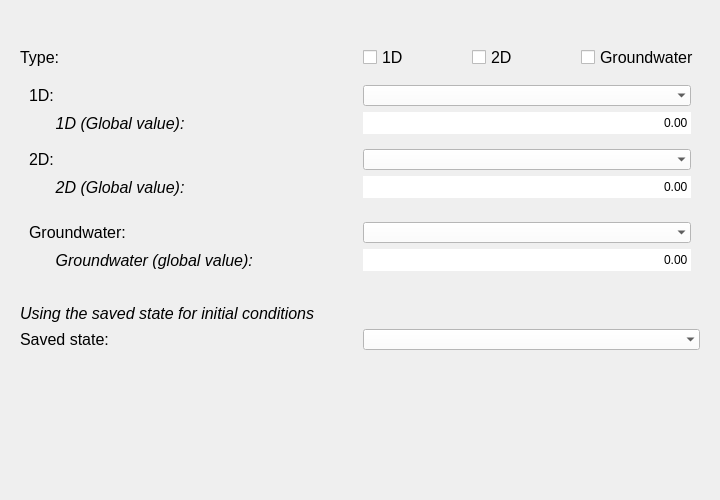
<?xml version="1.0" encoding="UTF-8"?>
<ui version="4.0">
 <class>Form</class>
 <widget class="QWidget" name="Form">
  <property name="geometry">
   <rect>
    <x>0</x>
    <y>0</y>
    <width>720</width>
    <height>500</height>
   </rect>
  </property>
  <property name="minimumSize">
   <size>
    <width>720</width>
    <height>0</height>
   </size>
  </property>
  <property name="palette">
   <palette>
    <active>
     <colorrole role="Button">
      <brush brushstyle="SolidPattern">
       <color alpha="255">
        <red>255</red>
        <green>255</green>
        <blue>255</blue>
       </color>
      </brush>
     </colorrole>
    </active>
    <inactive>
     <colorrole role="Button">
      <brush brushstyle="SolidPattern">
       <color alpha="255">
        <red>255</red>
        <green>255</green>
        <blue>255</blue>
       </color>
      </brush>
     </colorrole>
    </inactive>
    <disabled>
     <colorrole role="Button">
      <brush brushstyle="SolidPattern">
       <color alpha="255">
        <red>255</red>
        <green>255</green>
        <blue>255</blue>
       </color>
      </brush>
     </colorrole>
    </disabled>
   </palette>
  </property>
  <property name="font">
   <font>
    <family>Segoe UI</family>
   </font>
  </property>
  <property name="windowTitle">
   <string>Form</string>
  </property>
  <layout class="QGridLayout" name="gridLayout">
   <item row="0" column="0" colspan="3">
    <layout class="QVBoxLayout" name="svg_lout">
     <property name="bottomMargin">
      <number>0</number>
     </property>
    </layout>
   </item>
   <item row="1" column="0">
    <spacer name="verticalSpacer_2">
     <property name="orientation">
      <enum>Qt::Vertical</enum>
     </property>
     <property name="sizeType">
      <enum>QSizePolicy::Fixed</enum>
     </property>
     <property name="sizeHint" stdset="0">
      <size>
       <width>20</width>
       <height>25</height>
      </size>
     </property>
    </spacer>
   </item>
   <item row="6" column="1">
    <spacer name="verticalSpacer">
     <property name="orientation">
      <enum>Qt::Vertical</enum>
     </property>
     <property name="sizeHint" stdset="0">
      <size>
       <width>20</width>
       <height>40</height>
      </size>
     </property>
    </spacer>
   </item>
   <item row="2" column="0" colspan="3">
    <widget class="QWidget" name="default_init_widget" native="true">
     <layout class="QGridLayout" name="gridLayout_4">
      <item row="0" column="0">
       <widget class="QLabel" name="label">
        <property name="font">
         <font>
          <family>Segoe UI</family>
          <pointsize>12</pointsize>
         </font>
        </property>
        <property name="text">
         <string>Type:</string>
        </property>
       </widget>
      </item>
      <item row="0" column="1">
       <layout class="QHBoxLayout" name="horizontalLayout">
        <property name="leftMargin">
         <number>0</number>
        </property>
        <item>
         <widget class="QCheckBox" name="cb_1d">
          <property name="font">
           <font>
            <family>Segoe UI</family>
            <pointsize>12</pointsize>
           </font>
          </property>
          <property name="text">
           <string>1D</string>
          </property>
         </widget>
        </item>
        <item>
         <widget class="QCheckBox" name="cb_2d">
          <property name="font">
           <font>
            <family>Segoe UI</family>
            <pointsize>12</pointsize>
           </font>
          </property>
          <property name="text">
           <string>2D</string>
          </property>
         </widget>
        </item>
        <item>
         <widget class="QCheckBox" name="cb_groundwater">
          <property name="font">
           <font>
            <family>Segoe UI</family>
            <pointsize>12</pointsize>
           </font>
          </property>
          <property name="text">
           <string>Groundwater</string>
          </property>
         </widget>
        </item>
       </layout>
      </item>
      <item row="1" column="0" colspan="2">
       <widget class="QWidget" name="d1_widget" native="true">
        <property name="baseSize">
         <size>
          <width>0</width>
          <height>0</height>
         </size>
        </property>
        <layout class="QGridLayout" name="gridLayout_6">
         <property name="bottomMargin">
          <number>0</number>
         </property>
         <item row="0" column="2">
          <widget class="QComboBox" name="dd_1d">
           <property name="font">
            <font>
             <family>Segoe UI</family>
             <pointsize>10</pointsize>
            </font>
           </property>
           <property name="styleSheet">
            <string notr="true">QComboBox {background-color:white; selection-background-color: lightgray;}</string>
           </property>
           <property name="frame">
            <bool>false</bool>
           </property>
          </widget>
         </item>
         <item row="0" column="1">
          <widget class="QLabel" name="label_2">
           <property name="font">
            <font>
             <family>Segoe UI</family>
             <pointsize>12</pointsize>
            </font>
           </property>
           <property name="text">
            <string>1D:</string>
           </property>
          </widget>
         </item>
         <item row="1" column="2">
          <widget class="QDoubleSpinBox" name="sp_1d_global_value">
           <property name="font">
            <font/>
           </property>
           <property name="styleSheet">
            <string notr="true">QDoubleSpinBox {background-color:white; selection-background-color: lightgray;}</string>
           </property>
           <property name="frame">
            <bool>false</bool>
           </property>
           <property name="alignment">
            <set>Qt::AlignRight|Qt::AlignTrailing|Qt::AlignVCenter</set>
           </property>
           <property name="buttonSymbols">
            <enum>QAbstractSpinBox::NoButtons</enum>
           </property>
           <property name="maximum">
            <double>100000000000000004764729344.000000000000000</double>
           </property>
          </widget>
         </item>
         <item row="1" column="1">
          <widget class="QLabel" name="label_9">
           <property name="font">
            <font>
             <family>Segoe UI</family>
             <pointsize>12</pointsize>
             <italic>true</italic>
            </font>
           </property>
           <property name="text">
            <string>      1D (Global value):</string>
           </property>
           <property name="margin">
            <number>0</number>
           </property>
          </widget>
         </item>
        </layout>
       </widget>
      </item>
      <item row="2" column="0" colspan="2">
       <widget class="QWidget" name="d2_widget" native="true">
        <property name="font">
         <font>
          <family>Segoe UI</family>
         </font>
        </property>
        <layout class="QGridLayout" name="gridLayout_2">
         <item row="2" column="0">
          <widget class="QLabel" name="label_4">
           <property name="font">
            <font>
             <family>Segoe UI</family>
             <pointsize>12</pointsize>
             <italic>true</italic>
            </font>
           </property>
           <property name="text">
            <string>      2D (Global value):</string>
           </property>
          </widget>
         </item>
         <item row="1" column="2">
          <widget class="QComboBox" name="dd_2d">
           <property name="sizePolicy">
            <sizepolicy hsizetype="Preferred" vsizetype="Preferred">
             <horstretch>0</horstretch>
             <verstretch>0</verstretch>
            </sizepolicy>
           </property>
           <property name="font">
            <font>
             <family>Segoe UI</family>
             <pointsize>10</pointsize>
            </font>
           </property>
           <property name="styleSheet">
            <string notr="true">QComboBox {background-color:white; selection-background-color: lightgray;}</string>
           </property>
           <property name="frame">
            <bool>false</bool>
           </property>
          </widget>
         </item>
         <item row="1" column="0">
          <widget class="QLabel" name="label_3">
           <property name="font">
            <font>
             <family>Segoe UI</family>
             <pointsize>12</pointsize>
            </font>
           </property>
           <property name="text">
            <string>2D:</string>
           </property>
          </widget>
         </item>
         <item row="2" column="2">
          <widget class="QDoubleSpinBox" name="sp_2d_global_value">
           <property name="styleSheet">
            <string notr="true">QDoubleSpinBox {background-color:white; selection-background-color: lightgray;}</string>
           </property>
           <property name="frame">
            <bool>false</bool>
           </property>
           <property name="alignment">
            <set>Qt::AlignRight|Qt::AlignTrailing|Qt::AlignVCenter</set>
           </property>
           <property name="buttonSymbols">
            <enum>QAbstractSpinBox::NoButtons</enum>
           </property>
           <property name="maximum">
            <double>100000000000000004764729344.000000000000000</double>
           </property>
          </widget>
         </item>
        </layout>
       </widget>
      </item>
      <item row="3" column="0" colspan="2">
       <widget class="QWidget" name="groundwater_widget" native="true">
        <layout class="QGridLayout" name="gridLayout_3">
         <item row="0" column="0">
          <widget class="QLabel" name="label_5">
           <property name="font">
            <font>
             <family>Segoe UI</family>
             <pointsize>12</pointsize>
            </font>
           </property>
           <property name="text">
            <string>Groundwater:</string>
           </property>
          </widget>
         </item>
         <item row="1" column="0">
          <widget class="QLabel" name="label_6">
           <property name="font">
            <font>
             <family>Segoe UI</family>
             <pointsize>12</pointsize>
             <italic>true</italic>
            </font>
           </property>
           <property name="text">
            <string>      Groundwater (global value):</string>
           </property>
          </widget>
         </item>
         <item row="0" column="2">
          <widget class="QComboBox" name="dd_groundwater">
           <property name="font">
            <font>
             <family>Segoe UI</family>
             <pointsize>10</pointsize>
            </font>
           </property>
           <property name="styleSheet">
            <string notr="true">QComboBox {background-color:white; selection-background-color: lightgray;}</string>
           </property>
           <property name="frame">
            <bool>false</bool>
           </property>
          </widget>
         </item>
         <item row="1" column="2">
          <widget class="QDoubleSpinBox" name="sp_gwater_global_value">
           <property name="styleSheet">
            <string notr="true">QDoubleSpinBox {background-color:white; selection-background-color: lightgray;}</string>
           </property>
           <property name="frame">
            <bool>false</bool>
           </property>
           <property name="alignment">
            <set>Qt::AlignRight|Qt::AlignTrailing|Qt::AlignVCenter</set>
           </property>
           <property name="buttonSymbols">
            <enum>QAbstractSpinBox::NoButtons</enum>
           </property>
           <property name="maximum">
            <double>1000000000000000013287555072.000000000000000</double>
           </property>
          </widget>
         </item>
        </layout>
       </widget>
      </item>
     </layout>
    </widget>
   </item>
   <item row="3" column="0" colspan="3">
    <widget class="QWidget" name="load_conditions_widget" native="true">
     <layout class="QGridLayout" name="gridLayout_5">
      <item row="1" column="0">
       <widget class="QLabel" name="label_8">
        <property name="font">
         <font>
          <family>Segoe UI</family>
          <pointsize>12</pointsize>
         </font>
        </property>
        <property name="text">
         <string>Saved state:</string>
        </property>
       </widget>
      </item>
      <item row="0" column="0">
       <widget class="QLabel" name="label_7">
        <property name="font">
         <font>
          <family>Segoe UI</family>
          <pointsize>12</pointsize>
          <italic>true</italic>
         </font>
        </property>
        <property name="text">
         <string>Using the saved state for initial conditions</string>
        </property>
       </widget>
      </item>
      <item row="1" column="1">
       <widget class="QComboBox" name="cb_saved_states">
        <property name="font">
         <font>
          <family>Segoe UI</family>
          <pointsize>10</pointsize>
         </font>
        </property>
        <property name="styleSheet">
         <string notr="true">QComboBox {background-color:white; selection-background-color: lightgray;}</string>
        </property>
        <property name="frame">
         <bool>false</bool>
        </property>
       </widget>
      </item>
     </layout>
    </widget>
   </item>
  </layout>
 </widget>
 <resources/>
 <connections/>
</ui>
